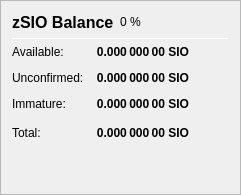
                   <widget class="QFrame" name="frame_ZerocoinBalances">
                    <property name="frameShape">
                     <enum>QFrame::StyledPanel</enum>
                    </property>
                    <property name="frameShadow">
                     <enum>QFrame::Raised</enum>
                    </property>
                    <layout class="QVBoxLayout" name="verticalLayout_7">
                     <item>
                      <layout class="QHBoxLayout" name="horizontalLayout_8" stretch="0,0,0">
                       <item>
                        <widget class="QLabel" name="label_5z_3">
                         <property name="minimumSize">
                          <size>
                           <width>0</width>
                           <height>20</height>
                          </size>
                         </property>
                         <property name="font">
                          <font>
                           <pointsize>12</pointsize>
                           <weight>75</weight>
                           <bold>true</bold>
                          </font>
                         </property>
                         <property name="text">
                          <string>zSIO Balance</string>
                         </property>
                        </widget>
                       </item>
                       <item>
                        <widget class="QLabel" name="labelzSIOPercent">
                         <property name="text">
                          <string notr="true">0 %</string>
                         </property>
                        </widget>
                       </item>
                       <item>
                        <spacer name="horizontalSpacer_11">
                         <property name="orientation">
                          <enum>Qt::Horizontal</enum>
                         </property>
                         <property name="sizeHint" stdset="0">
                          <size>
                           <width>40</width>
                           <height>20</height>
                          </size>
                         </property>
                        </spacer>
                       </item>
                      </layout>
                     </item>
                     <item>
                      <widget class="Line" name="line_ZerocoinBalance">
                       <property name="minimumSize">
                        <size>
                         <width>0</width>
                         <height>1</height>
                        </size>
                       </property>
                       <property name="maximumSize">
                        <size>
                         <width>16777215</width>
                         <height>1</height>
                        </size>
                       </property>
                       <property name="orientation">
                        <enum>Qt::Horizontal</enum>
                       </property>
                      </widget>
                     </item>
                     <item>
                      <layout class="QGridLayout" name="gridLayout_5">
                       <property name="spacing">
                        <number>12</number>
                       </property>
                       <item row="1" column="0">
                        <widget class="QLabel" name="labelzBalanceMatureText">
                         <property name="toolTip">
                          <string>Mature: more than 20 confirmation and more than 1 mint of the same denomination after it was minted.
These zSIO are spendable.</string>
                         </property>
                         <property name="text">
                          <string>Available:</string>
                         </property>
                        </widget>
                       </item>
                       <item row="1" column="1">
                        <widget class="QLabel" name="labelzBalanceMature">
                         <property name="font">
                          <font>
                           <weight>75</weight>
                           <bold>true</bold>
                          </font>
                         </property>
                         <property name="toolTip">
                          <string>Mature: more than 20 confirmation and more than 1 mint of the same denomination after it was minted.
These zSIO are spendable.</string>
                         </property>
                         <property name="text">
                          <string notr="true">0.000 000 00 SIO</string>
                         </property>
                         <property name="alignment">
                          <set>Qt::AlignRight|Qt::AlignTrailing|Qt::AlignVCenter</set>
                         </property>
                        </widget>
                       </item>
                       <item row="2" column="0">
                        <widget class="QLabel" name="labelzBalanceUnconfirmedText">
                         <property name="toolTip">
                          <string>Unconfirmed: less than 20 confirmations
Immature: confirmed, but less than 1 mint of the same denomination after it was minted</string>
                         </property>
                         <property name="text">
                          <string>Unconfirmed:</string>
                         </property>
                        </widget>
                       </item>
                       <item row="2" column="1">
                        <widget class="QLabel" name="labelzBalanceUnconfirmed">
                         <property name="font">
                          <font>
                           <weight>75</weight>
                           <bold>true</bold>
                          </font>
                         </property>
                         <property name="toolTip">
                          <string>Unconfirmed: less than 20 confirmations
Immature: confirmed, but less than 1 mint of the same denomination after it was minted</string>
                         </property>
                         <property name="text">
                          <string notr="true">0.000 000 00 SIO</string>
                         </property>
                         <property name="alignment">
                          <set>Qt::AlignRight|Qt::AlignTrailing|Qt::AlignVCenter</set>
                         </property>
                        </widget>
                       </item>
                       <item row="3" column="0">
                        <widget class="QLabel" name="labelzBalanceImmatureText">
                         <property name="toolTip">
                          <string>Unconfirmed: less than 20 confirmations
Immature: confirmed, but less than 1 mint of the same denomination after it was minted</string>
                         </property>
                         <property name="text">
                          <string>Immature:</string>
                         </property>
                        </widget>
                       </item>
                       <item row="3" column="1">
                        <widget class="QLabel" name="labelzBalanceImmature">
                         <property name="font">
                          <font>
                           <weight>75</weight>
                           <bold>true</bold>
                          </font>
                         </property>
                         <property name="toolTip">
                          <string>Unconfirmed: less than 20 confirmations
Immature: confirmed, but less than 1 mint of the same denomination after it was minted</string>
                         </property>
                         <property name="text">
                          <string notr="true">0.000 000 00 SIO</string>
                         </property>
                         <property name="alignment">
                          <set>Qt::AlignRight|Qt::AlignTrailing|Qt::AlignVCenter</set>
                         </property>
                        </widget>
                       </item>
                       <item row="4" column="0">
                        <widget class="QLabel" name="labelzBalanceText">
                         <property name="toolTip">
                          <string>Your current zSIO balance, unconfirmed and immature zSIO included.</string>
                         </property>
                         <property name="text">
                          <string>Total:</string>
                         </property>
                        </widget>
                       </item>
                       <item row="4" column="1">
                        <widget class="QLabel" name="labelzBalance">
                         <property name="font">
                          <font>
                           <weight>75</weight>
                           <bold>true</bold>
                          </font>
                         </property>
                         <property name="cursor">
                          <cursorShape>IBeamCursor</cursorShape>
                         </property>
                         <property name="toolTip">
                          <string>Your current zSIO balance, unconfirmed and immature zSIO included.</string>
                         </property>
                         <property name="text">
                          <string notr="true">0.000 000 00 SIO</string>
                         </property>
                         <property name="alignment">
                          <set>Qt::AlignRight|Qt::AlignTrailing|Qt::AlignVCenter</set>
                         </property>
                         <property name="textInteractionFlags">
                          <set>Qt::LinksAccessibleByMouse|Qt::TextSelectableByKeyboard|Qt::TextSelectableByMouse</set>
                         </property>
                        </widget>
                       </item>
                       <item row="4" column="2">
                        <spacer name="horizontalSpacer_4">
                         <property name="orientation">
                          <enum>Qt::Horizontal</enum>
                         </property>
                         <property name="sizeHint" stdset="0">
                          <size>
                           <width>40</width>
                           <height>20</height>
                          </size>
                         </property>
                        </spacer>
                       </item>
                      </layout>
                     </item>
                     <item>
                      <spacer name="verticalSpacer_4">
                       <property name="orientation">
                        <enum>Qt::Vertical</enum>
                       </property>
                       <property name="sizeHint" stdset="0">
                        <size>
                         <width>20</width>
                         <height>40</height>
                        </size>
                       </property>
                      </spacer>
                     </item>
                    </layout>
                   </widget>
